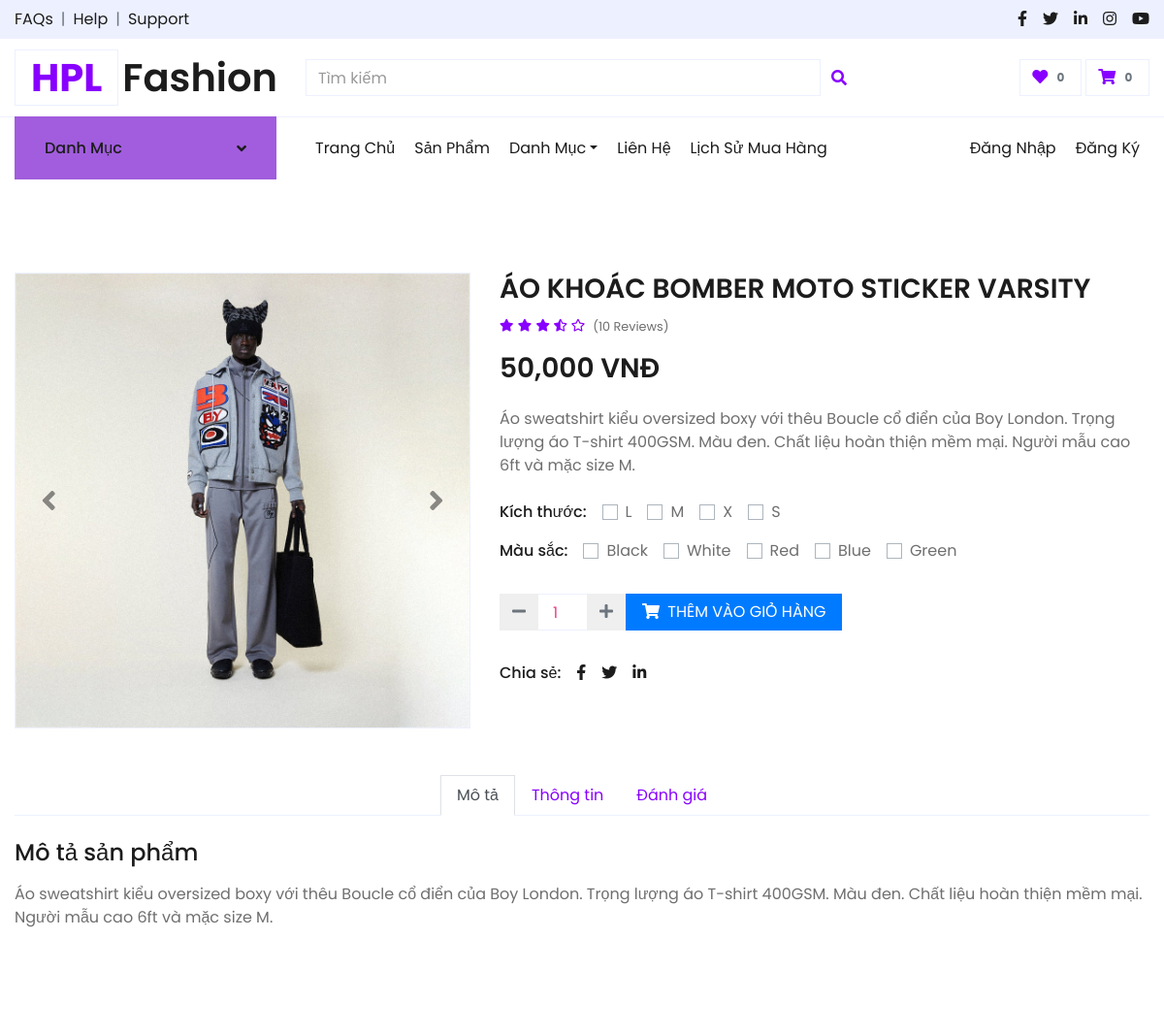
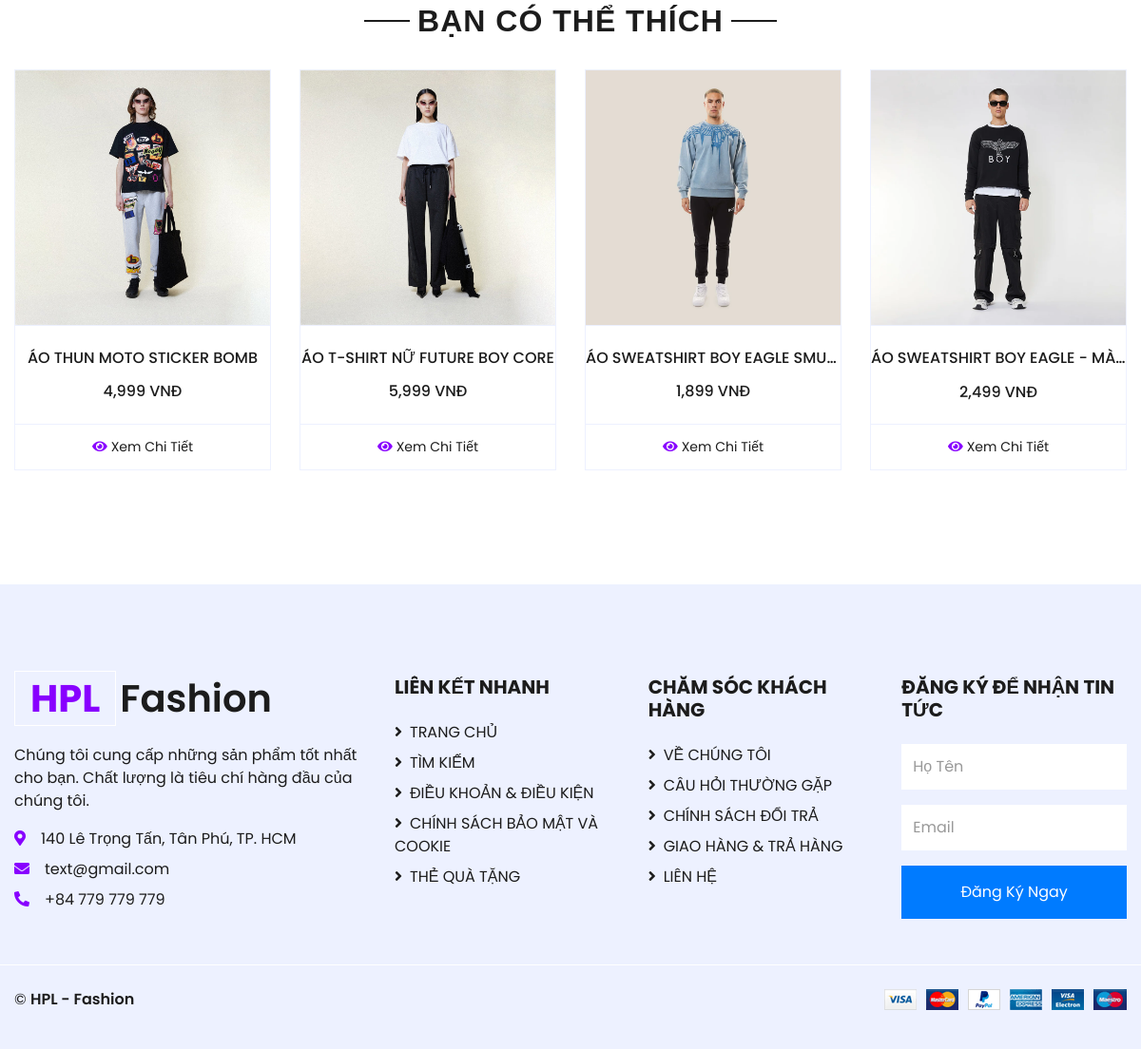
Page /views/detail.php?id=1 on the committed database (2 pictures, top to bottom).
### tables this page shows
CREATE TABLE `products` (
  `product_id` int NOT NULL,
  `product_name` varchar(255) NOT NULL,
  `price` int NOT NULL,
  `category_id` int DEFAULT NULL,
  `image` varchar(255) DEFAULT NULL,
  `image2` varchar(255) DEFAULT NULL,
  `image3` varchar(255) DEFAULT NULL,
  `description` varchar(255) DEFAULT NULL,
  `type` varchar(50) DEFAULT NULL,
  `size` text
);

### config/Database.php (called while the page is built, shortened)
<?php
class Database {
    private static $servername = "localhost";
    private static $username = "root";
    private static $password = "";
    private static $dbname = "shopthoitrang";
    private static $conn = null;
    public static function getConnection() {
        if (self::$conn === null) {
            self::$conn = new mysqli(self::$servername, self::$username, self::$password, self::$dbname);
        }
        return self::$conn;
    }
    public static function query($sql) {
        $conn = self::getConnection();
        return $conn->query($sql);
    }
}
?>

### views/detail.php (the view, shortened to what this page needs)
<?php
include('../config/Database.php');
$product_id = isset($_GET['id']) ? intval($_GET['id']) : 0;
$query = "SELECT * FROM products WHERE product_id = $product_id";
$result = Database::getConnection()->query($query);
$product = $result->fetch_assoc();
?>
<!DOCTYPE html>
<html lang="en">
<head>
    <link href="https://cdnjs.cloudflare.com/ajax/libs/font-awesome/5.10.0/css/all.min.css" rel="stylesheet">
    <link href="lib/owlcarousel/assets/owl.carousel.min.css" rel="stylesheet">
    <link href="../css/style.css" rel="stylesheet">
</head>
<body>
    <?php include '../includes/header.php'; ?>
    <div class="container-fluid py-5">
        <div class="row px-xl-5">
            <div class="col-lg-5 pb-5">
                <div id="product-carousel" class="carousel slide" data-ride="carousel">
                    <div class="carousel-inner border">
                        <div class="carousel-item active">
                            <img class="w-100 h-100" src="../assets/img_product/<?= $product['image'] ?>" alt="Image">
                        </div>
                    </div>
                    <a class="carousel-control-prev" href="#product-carousel" data-slide="prev">
                        <i class="fa fa-2x fa-angle-left text-dark"></i>
                    </a>
                    <a class="carousel-control-next" href="#product-carousel" data-slide="next">
                        <i class="fa fa-2x fa-angle-right text-dark"></i>
                    </a>
                </div>
            </div>
            <div class="col-lg-7 pb-5">
                <h3 class="font-weight-semi-bold"><?= $product['product_name'] ?></h3>
                <div class="d-flex mb-3">
                    <div class="text-primary mr-2">
                        <small class="fas fa-star"></small>
                        <small class="fas fa-star"></small>
                        <small class="fas fa-star"></small>
                        <small class="fas fa-star-half-alt"></small>
                        <small class="far fa-star"></small>
                    </div>
                    <small class="pt-1">(10 Reviews)</small>
                </div>
                <h3 class="font-weight-semi-bold mb-4"><?= number_format($product['price']) ?> VNĐ</h3>
                <p class="mb-4"><?= $product['description'] ?></p>
                <form method="POST" id="addToCartForm">
                <?php
                    $product_id = $product['product_id'];
                    $sizeString = Database::query("SELECT size FROM products WHERE product_id = $product_id")->fetch_assoc()['size'];
                    $sizes = !empty($sizeString) ? explode(',', $sizeString) : [];
                    ?>
                    <div class="d-flex mb-3">
                        <p class="text-dark font-weight-medium mb-0 mr-3">Kích thước:</p>
                        <?php if ($sizes): ?>
                            <?php foreach ($sizes as $index => $size): ?>
                                <div class="custom-control custom-checkbox custom-control-inline">
                                    <label class="custom-control-label" for="size-<?= $index ?>"><?= trim($size) ?></label>
                                </div>
                            <?php endforeach; ?>
                        <?php else: ?>
                            <p class="text-muted">Không có kích thước nào để chọn.</p>
                        <?php endif; ?>
                    </div>
                    <div class="d-flex mb-4">
                        <p class="text-dark font-weight-medium mb-0 mr-3">Màu sắc:</p>
                        <div class="custom-control custom-radio custom-control-inline">
                            <label class="custom-control-label" for="color-1">Black</label>
                        </div>
                        <div class="custom-control custom-radio custom-control-inline">
                            <label class="custom-control-label" for="color-2">White</label>
                        </div>
                        <div class="custom-control custom-radio custom-control-inline">
                            <label class="custom-control-label" for="color-3">Red</label>
                        </div>
                        <div class="custom-control custom-radio custom-control-inline">
                            <label class="custom-control-label" for="color-4">Blue</label>
                        </div>
                        <div class="custom-control custom-radio custom-control-inline">
                            <label class="custom-control-label" for="color-5">Green</label>
                        </div>
                    </div>
                    <div class="d-flex align-items-center mb-4 pt-2">
                        <div class="input-group" style="width: 130px;">
                            <div class="input-group-prepend">
                                <button class="btn btn-outline-secondary" type="button" onclick="decrementQuantity()">
                                    <i class="fa fa-minus"></i>
                                </button>
                            </div>
                            <input type="number" class="form-control text-center" name="quantity" id="quantity" value="1" min="1" required>
                            <div class="input-group-append">
                                <button class="btn btn-outline-secondary" type="button" onclick="incrementQuantity()">
                                    <i class="fa fa-plus"></i>
                                </button>
                            </div>
                        </div>
                        <br>
                        <button class="btn btn-primary px-3" type="submit">
                            <i class="fa fa-shopping-cart mr-1"></i> THÊM VÀO GIỎ HÀNG
                        </button>
                    </div>
                </form>
                <div class="d-flex pt-2">
                    <p class="text-dark font-weight-medium mb-0 mr-2">Chia sẻ:</p>
                    <div class="d-inline-flex">
                        <a class="text-dark px-2" href="">
                            <i class="fab fa-facebook-f"></i>
                        </a>
                        <a class="text-dark px-2" href="">
                            <i class="fab fa-twitter"></i>
                        </a>
                        <a class="text-dark px-2" href="">
                            <i class="fab fa-linkedin-in"></i>
                        </a>
                    </div>
                </div>
            </div>
        </div>
        <div class="row px-xl-5">
            <div class="col">
                <div class="nav nav-tabs justify-content-center border-secondary mb-4">
                    <a class="nav-item nav-link active" data-toggle="tab" href="#tab-pane-1">Mô tả</a>
                    <a class="nav-item nav-link" data-toggle="tab" href="#tab-pane-2">Thông tin</a>
                    <a class="nav-item nav-link" data-toggle="tab" href="#tab-pane-3">Đánh giá</a>
                </div>
                <div class="tab-content">
                    <div class="tab-pane fade show active" id="tab-pane-1">
                        <h4 class="mb-3">Mô tả sản phẩm</h4>
                        <p><?= $product['description'] ?></p>
                    </div>
                </div>
            </div>
        </div>
    </div>
    <div class="container-fluid py-5">
        <div class="text-center mb-4">
            <h2 class="section-title px-5"><span class="px-2">BẠN CÓ THỂ THÍCH</span></h2>
        </div>
        <div class="row px-xl-5">
            <?php
            $q1 = Database::query("SELECT products.*, categories.category_name
                                    FROM products
                                    JOIN categories ON products.category_id = categories.category_id
                                    ORDER BY RAND() LIMIT 4");
            while ($r1 = $q1->fetch_array()) {
                $imagePath = (substr($r1['image'], 0, 4) == 'http') ? $r1['image'] : '../assets/img_product/' . $r1['image'];
            ?>
                <div class="col-lg-3 col-md-4 col-sm-6 mb-4">
                    <div class="card product-item border-0">
                        <div class="card-header product-img position-relative overflow-hidden bg-transparent border p-0">
                            <img class="img-fluid w-100" src="<?= $imagePath ?>" alt="<?= $r1['product_name'] ?>">
                        </div>
                        <div class="card-body border-left border-right text-center p-0 pt-4 pb-3">
                            <h6 class="text-truncate mb-3"><?= $r1['product_name'] ?></h6>
                            <div class="d-flex justify-content-center">
                                <h6><?= number_format($r1['price']) ?> VNĐ</h6>
                            </div>
                        </div>
                        <div class="card-footer d-flex justify-content-center bg-light border">
                        <a href="detail.php?id=<?= $r1['product_id'] ?>" class="btn btn-sm text-dark p-0">
                            <i class="fas fa-eye text-primary mr-1"></i>Xem Chi Tiết
                        </a>
                    </div>
                    </div>
                </div>
            <?php } ?>
        </div>
    </div>
    <?php include '../includes/footer.php'; ?>
</body>
</html>

### rows in the picture
products: image (picture), product_name "ÁO KHOÁC BOMBER MOTO STICKER VARSITY", price "50,000", description "Áo sweatshirt kiểu oversized boxy với thêu Boucle cổ điển của Boy London. Trọng lượng áo T-shirt 400GSM. Màu đen. Chất liệu hoàn thiện mềm mại. Người mẫu cao 6ft và mặc size M."
products: image (picture), product_name "ÁO THUN MOTO STICKER BOMB", price "4,999"
products: image (picture), product_name "ÁO T-SHIRT NỮ FUTURE BOY CORE", price "5,999"
products: image (picture), product_name "ÁO SWEATSHIRT BOY EAGLE SMU…", price "1,899"
products: image (picture), product_name "ÁO SWEATSHIRT BOY EAGLE - MÀ…", price "2,499"

### other values in the picture
$favorite_count "0"
$cart_count "0"
$size "L"
$size "M"
$size "X"
$size "S"
